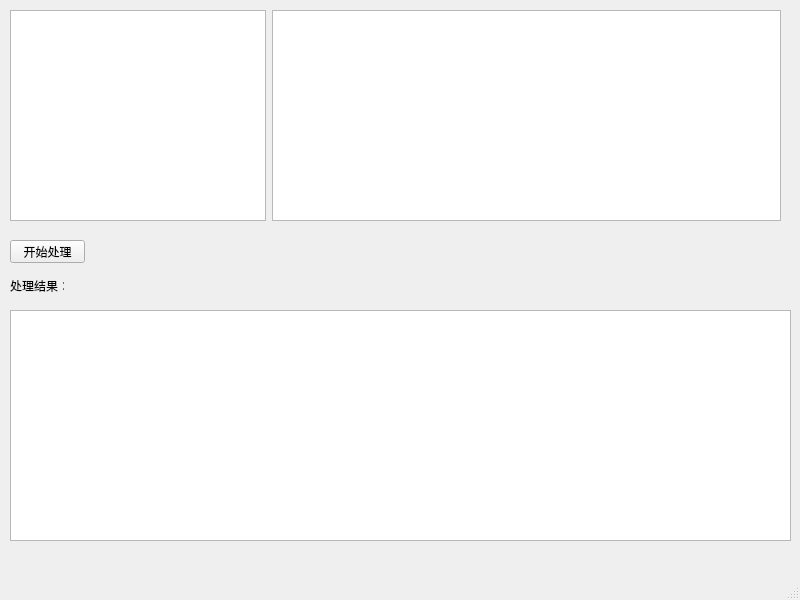
<?xml version="1.0" encoding="UTF-8"?>
<ui version="4.0">
 <class>DetectFrame</class>
 <widget class="QMainWindow" name="DetectFrame">
  <property name="geometry">
   <rect>
    <x>0</x>
    <y>0</y>
    <width>800</width>
    <height>600</height>
   </rect>
  </property>
  <property name="windowTitle">
   <string>MainWindow</string>
  </property>
  <widget class="QWidget" name="centralwidget">
   <widget class="QWidget" name="gridLayoutWidget">
    <property name="geometry">
     <rect>
      <x>10</x>
      <y>310</y>
      <width>781</width>
      <height>231</height>
     </rect>
    </property>
    <layout class="QGridLayout" name="gridLayout">
     <item row="0" column="0">
      <widget class="QTreeView" name="treeView"/>
     </item>
    </layout>
   </widget>
   <widget class="QLabel" name="label">
    <property name="geometry">
     <rect>
      <x>10</x>
      <y>280</y>
      <width>54</width>
      <height>12</height>
     </rect>
    </property>
    <property name="text">
     <string>处理结果：</string>
    </property>
   </widget>
   <widget class="QWidget" name="formLayoutWidget">
    <property name="geometry">
     <rect>
      <x>10</x>
      <y>10</y>
      <width>771</width>
      <height>211</height>
     </rect>
    </property>
    <layout class="QFormLayout" name="formLayout">
     <item row="0" column="0">
      <widget class="QGraphicsView" name="graphicsViewA"/>
     </item>
     <item row="0" column="1">
      <widget class="QGraphicsView" name="graphicsViewB"/>
     </item>
    </layout>
   </widget>
   <widget class="QPushButton" name="startButton">
    <property name="geometry">
     <rect>
      <x>10</x>
      <y>240</y>
      <width>75</width>
      <height>23</height>
     </rect>
    </property>
    <property name="text">
     <string>开始处理</string>
    </property>
   </widget>
  </widget>
  <widget class="QMenuBar" name="menubar">
   <property name="geometry">
    <rect>
     <x>0</x>
     <y>0</y>
     <width>800</width>
     <height>23</height>
    </rect>
   </property>
  </widget>
  <widget class="QStatusBar" name="statusbar"/>
 </widget>
 <resources/>
 <connections/>
</ui>
